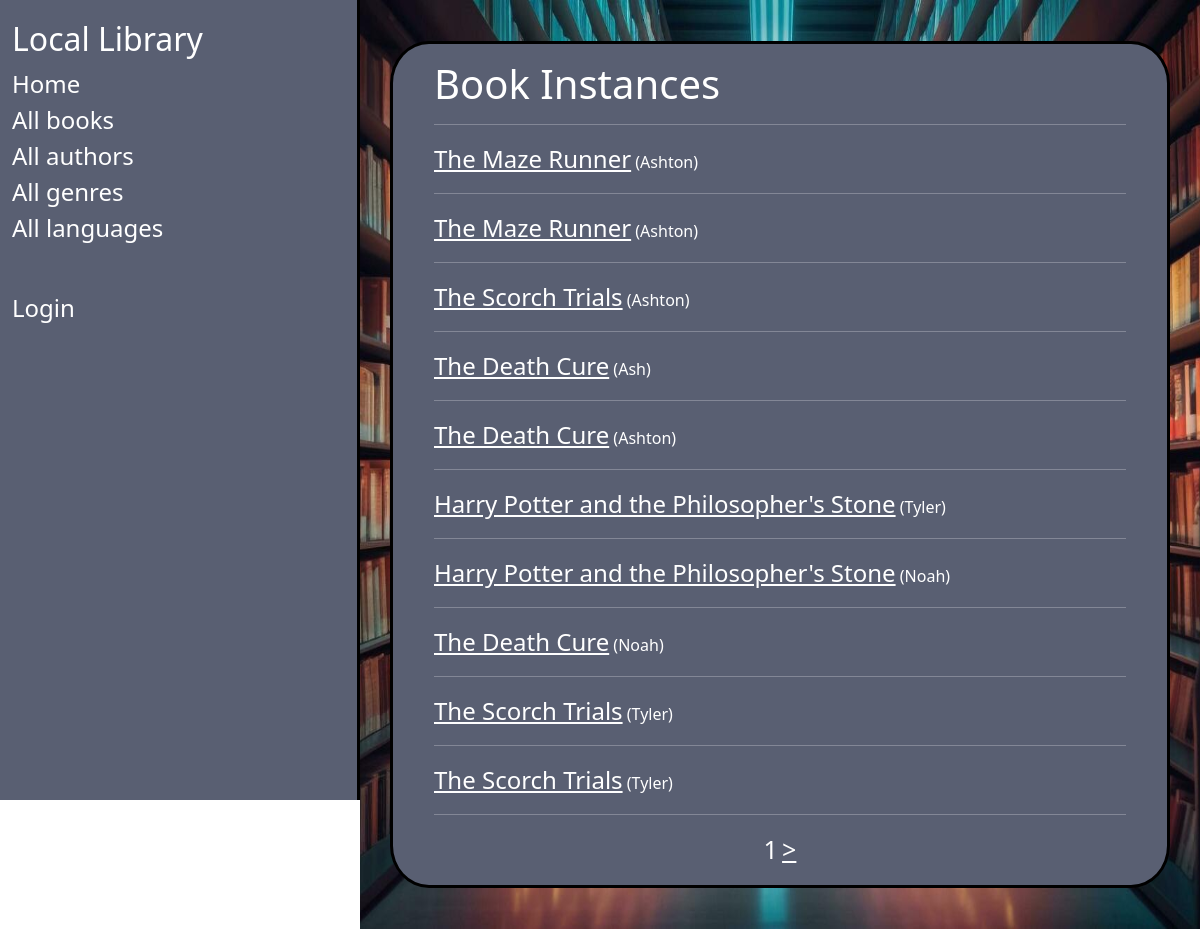
/catalog/bookinstances/, run on the app's committed database.
### catalog/models.py (models this page shows, shortened)
class BookInstance(models.Model):
    id = models.UUIDField(primary_key=True, default=uuid.uuid4,
                          help_text="Unique ID for this particular book across whole library")
    book = models.ForeignKey('Book', on_delete=models.RESTRICT, null=True)
    imprint = models.CharField(max_length=200)
    due_back = models.DateField(null=True, blank=True)
    borrower = models.ForeignKey(settings.AUTH_USER_MODEL, on_delete=models.SET_NULL, null=True, blank=True)
    LOAN_STATUS = (
        ('m', 'Maintenance'),
        ('o', 'On loan'),
        ('a', 'Available'),
        ('r', 'Reserved'),
    )
    status = models.CharField(
        max_length=1,
        choices=LOAN_STATUS,
        blank=True,
        default='m',
        help_text='Book availability',
    )
    class Meta:
        ordering = ['due_back']
        permissions = (("can_mark_returned", "Set book as returned"),)
    def get_absolute_url(self):
        return reverse('bookinstance-detail', args=[str(self.pk)])

class Book(models.Model):
    title = models.CharField(max_length=200)
    author = models.ForeignKey('Author', on_delete=models.RESTRICT, null=True)
    summary = models.TextField(
        max_length=1000, help_text="Enter a brief description of the book")
    isbn = models.CharField('ISBN', max_length=13,
                            unique=True,
                            help_text='13 Character <a href="https://www.isbn-international.org/content/what-isbn'
                                      '">ISBN number</a>')
    genre = models.ManyToManyField(
        Genre, help_text="Select a genre for this book")
    language = models.ForeignKey(
        'Language', on_delete=models.SET_NULL, null=True)
    def __str__(self):
        return self.title
    def display_genre(self):
        """Create a string for the Genre. This is required to display genre in Admin."""
        return ', '.join(genre.name for genre in self.genre.all()[:3])
    display_genre.short_description = 'Genre'

### catalog/views.py (the view)
# urls.py: path('bookinstances/', views.BookInstanceListView, name='bookinstances'),
def BookInstanceListView(request):
    books = BookInstance.objects.all()
    p = Paginator(books, 10)
    page_number = request.GET.get('page')
    try:
        page_obj = p.get_page(page_number)  # returns the desired page object
    except PageNotAnInteger:
        page_obj = p.page(1)
    except EmptyPage:
        page_obj = p.page(p.num_pages)
    context = {'page_obj': page_obj}
    return render(request, 'catalog/bookinstance_list.html', context)

### catalog/templates/catalog/bookinstance_list.html (shortened to what this page needs)
{% extends "base_generic.html" %}
{% block content %}
 <h1>Book Instances</h1>
    {% for bookinstance in page_obj.object_list %}
      <hr/>
      <a href="{{ bookinstance.get_absolute_url }}">{{ bookinstance.book }}</a> <text>({{ bookinstance.imprint}})</text>
     {% endfor %}
     <hr/>
<center>
    {% if page_obj.has_other_pages %}
    <span>{{page_obj.number}}</span>
    {% endif %}
    {%if page_obj.has_next %}
        <a href="?page={{page_obj.next_page_number}}">></a>
    {% endif %}
</center>
{% endblock %}

### catalog/static/css/styles.css (style rules this page uses)
a, li { font-size: x-large; }
.main a { color: black; }
.inherit a, .inherit hr, .inherit text, .inherit p, .inherit li, .inherit h1, .inherit h2, .inherit h3, .inherit h4 { color: white; }
center a, center span { font-size: 25px; color: white; }

### data on the page
BookInstance: book "The Maze Runner", imprint "Ashton"
BookInstance: book "The Maze Runner", imprint "Ashton"
BookInstance: book "The Scorch Trials", imprint "Ashton"
BookInstance: book "The Death Cure", imprint "Ash"
BookInstance: book "The Death Cure", imprint "Ashton"
BookInstance: book "Harry Potter and the Philosopher's Stone", imprint "Tyler"
BookInstance: book "Harry Potter and the Philosopher's Stone", imprint "Noah"
BookInstance: book "The Death Cure", imprint "Noah"
BookInstance: book "The Scorch Trials", imprint "Tyler"
BookInstance: book "The Scorch Trials", imprint "Tyler"

### other printed values
{{ page_obj.number }} "1"
